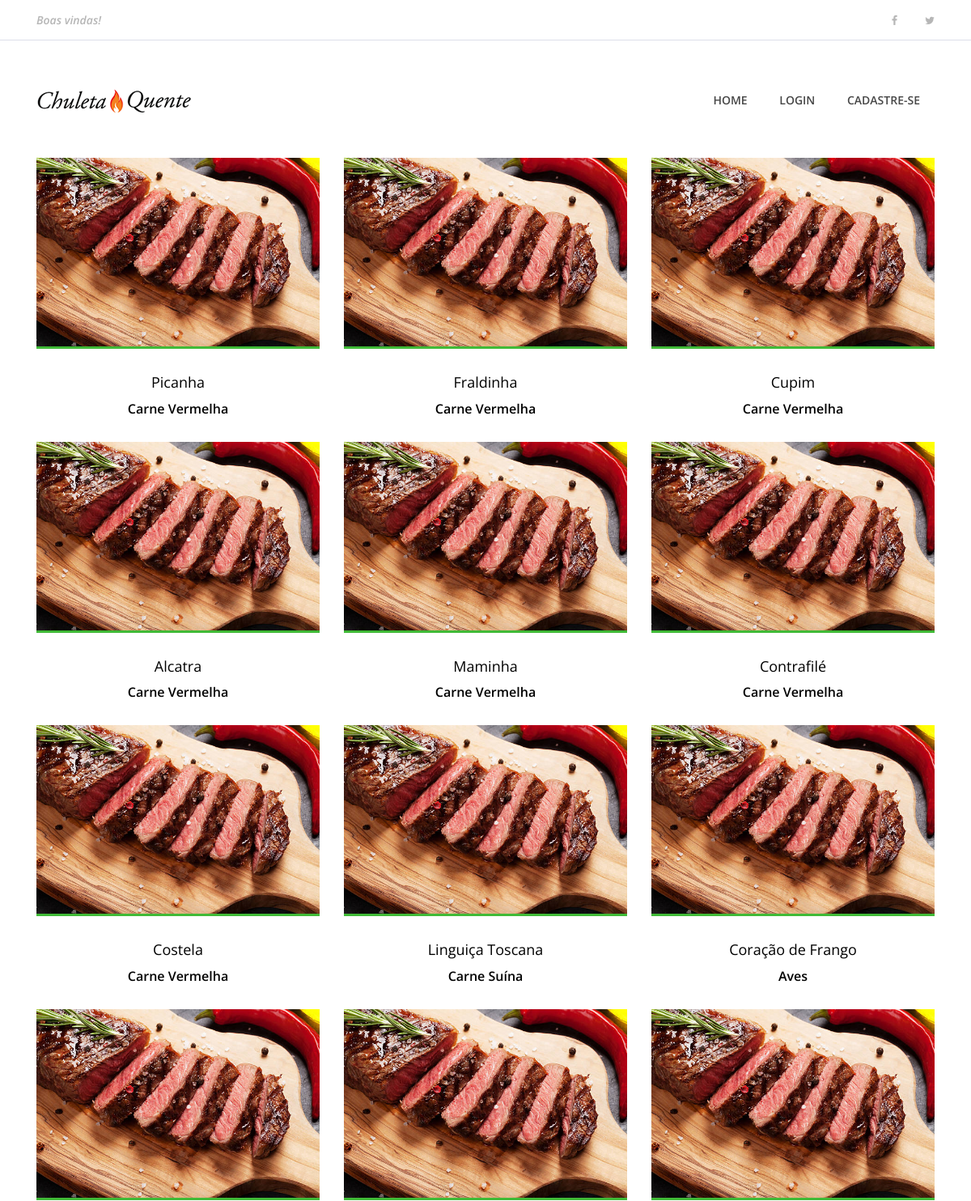
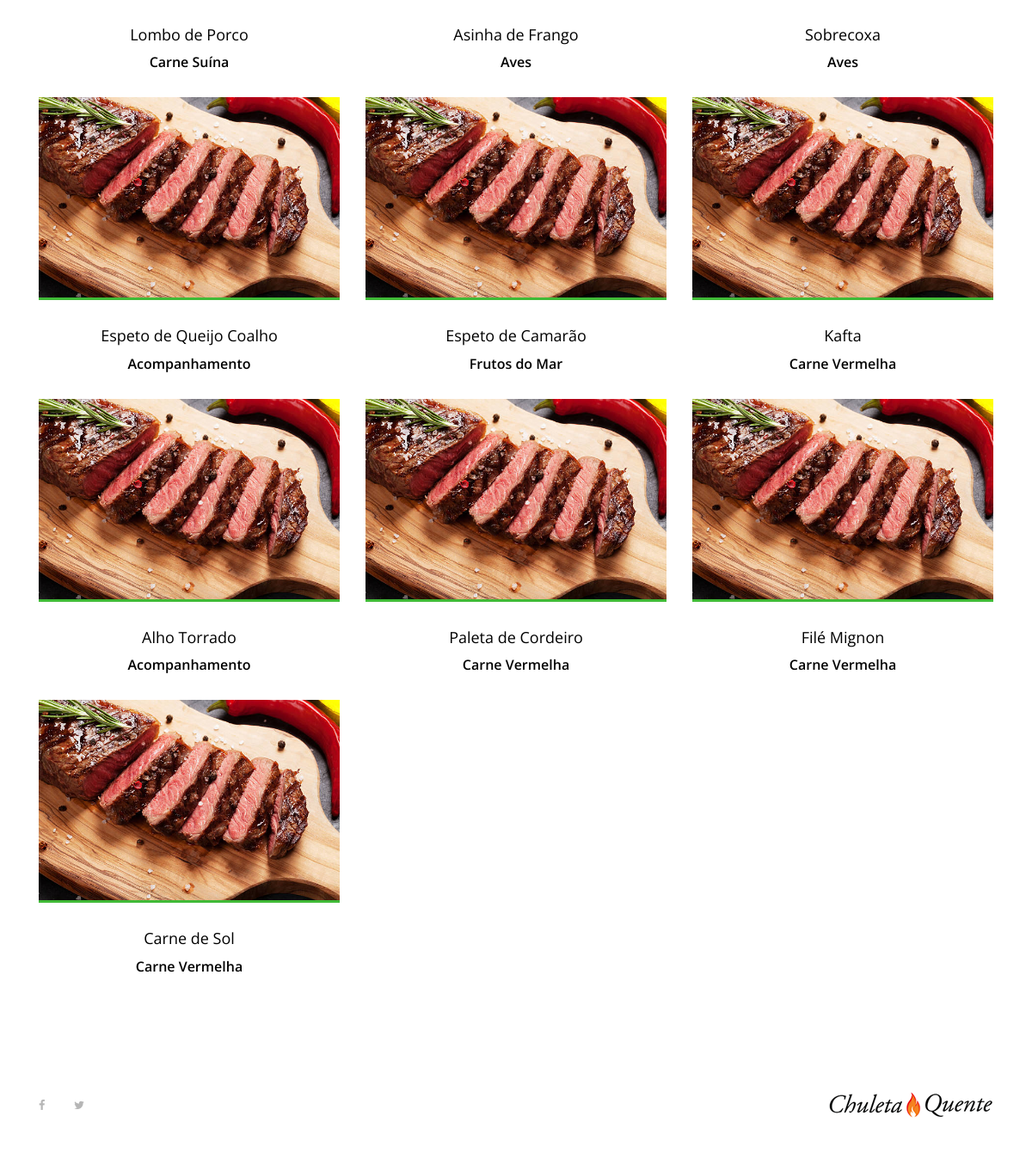
The page / on the database its author committed (2 pictures, top to bottom).
### churras/models.py (models this page shows, shortened)
class Prato(models.Model):
    pessoa = models.ForeignKey(User, on_delete=models.CASCADE)
    nome_prato = models.CharField(max_length=100)
    ingredientes = models.TextField()
    modo_preparo = models.TextField() # Alterado para TextField, ideal para textos longos
    tempo_preparo = models.IntegerField()
    rendimento = models.CharField(max_length=100) # Aumentei o max_length por segurança
    categoria = models.CharField(max_length=100)
    date_prato = models.DateField(default=date.today, blank=True)
    foto_prato = models.ImageField(upload_to='fotos_pratos/%Y/%m/%d/', blank=True)

### churras/views.py (the view)
# urls.py: path('', views.index, name='index'),
def index(request):
    pratos_cadastrados = Prato.objects.all()
    dados = {
        'lista_pratos': pratos_cadastrados
    }
    return render(request, 'index.html', dados)

### churras/templates/index.html (shortened to what this page needs)
{% extends "base.html" %}
{% load static %}
{% block content %}
</head>
<body>
    {% include "partials/menu.html" %}
     <section class="best-receipe-area">
        <div class="container">
            <div class="row">
                {% if lista_pratos %}
                    {% for prato in lista_pratos %}
                    <div class="col-12 col-sm-6 col-lg-4">
                        <div class="single-best-receipe-area mb-30">
                            {% if prato.foto_prato %}
                                <img src="{{ prato.foto_prato.url }}" alt="{{ prato.nome_prato }}">
                            {% else %}
                                <img src="{% static 'img/bg-img/foto_receita.png' %}" alt="Imagem Padrão">
                            {% endif %}
                            <div class="receipe-content">
                                <a href="{% url 'churrasco' prato.id %}">
                                    <h5>{{ prato.nome_prato }}</h5>
                                    <h6>{{ prato.categoria }}</h6>
                                </a>
                            </div>
                        </div>
                    </div>
                    {% endfor %}
                {% else %}
                    <div class="col-12">
                        <p>Nenhum prato encontrado.</p>
                    </div>
                {% endif %}
            </div>
        </div>
    </section>
    {% include "partials/footer.html" %}
{% endblock %}

### churras/templates/base.html (shortened to what this page needs)
{% load static %}
<!DOCTYPE html>
<html lang="pt-br">
<head>
    <link rel="stylesheet" href={% static "site.css" %} >
    {% block content %} {% endblock  %}
</body>
</html>

### churras/templates/partials/menu.html (shortened to what this page needs)
    {% load static %}
    <header class="header-area">
        <div class="top-header-area">
            <div class="container h-100">
                <div class="row h-100 align-items-center justify-content-between">
                    <div class="col-12 col-sm-6">
                        <div class="breaking-news">
                            <div id="breakingNewsTicker" class="ticker">
                                <ul>
                                    <li><a href="">Boas vindas!</a></li>
                                </ul>
                            </div>
                        </div>
                    </div>
                    <div class="col-12 col-sm-6">
                        <div class="top-social-info text-right">
                            <a href=""><i class="fa fa-facebook" aria-hidden="true"></i></a>
                            <a href=""><i class="fa fa-twitter" aria-hidden="true"></i></a>
                        </div>
                    </div>
                </div>
            </div>
        </div>
        <div class="delicious-main-menu">
            <div class="classy-nav-container breakpoint-off">
                <div class="container">
                    <nav class="classy-navbar justify-content-between" id="deliciousNav">
                        <a class="nav-brand" href="/"><img src={% static "img/core-img/logo.png" %} alt=""></a>
                        <div class="classy-menu">
                            <div class="classynav">
                                <ul>
                                    <li><a href="{% url 'index' %}">Home</a></li>
                                    {% if user.is_authenticated %}
                                        {% if request.resolver_match.url_name != 'cadastrar_prato' %}
                                            <li><a href="{% url 'cadastrar_prato' %}">Cadastrar Prato</a></li>
                                        {% endif %}
                                        <li><a href="#">Olá, {{ user.username }}</a></li>
                                        <li>
                                            <form id="logout-form" action="{% url 'logout' %}" method="post" style="display: inline;">
                                                {% csrf_token %}
                                                <a href="#" onclick="document.getElementById('logout-form').submit();">Sair</a>
                                            </form>
                                        </li>
                                    {% else %}
                                        <li><a href="{% url 'login' %}">Login</a></li>
                                        <li><a href="{% url 'cadastro' %}">Cadastre-se</a></li>
                                    {% endif %}
                                </ul>
                            </div>
                        </div>
                    </nav>
                </div>
            </div>
        </div>
    </header>

### churras/templates/partials/footer.html
{% load static %}
  <footer class="footer-area">
    <div class="container h-100">
        <div class="row h-100">
            <div class="col-12 h-100 d-flex flex-wrap align-items-center justify-content-between">
                <div class="footer-social-info text-right">
                    <a href="#"><i class="fa fa-facebook" aria-hidden="true"></i></a>
                    <a href="#"><i class="fa fa-twitter" aria-hidden="true"></i></a>
                </div>
                <div class="footer-logo">
                    <a href="#"><img src={% static "img/core-img/logo.png" %} alt=""></a>
                </div>
            </div>
        </div>
    </div>
</footer>

### static/site.css (style rules this page uses)
* { margin: 0; padding: 0; }
body { font-family: "Open Sans", sans-serif; font-size: 14px; }
h1, h2, h3, h4, h5, h6 { color: #000000; line-height: 1.3; font-weight: 600; }
a, a:hover, a:focus { -webkit-transition-duration: 500ms; transition-duration: 500ms; text-decoration: none; outline: 0 solid transparent; color: #000000; font-weight: 600; font-size: 14px; color: #474747; }
ul, ol { margin: 0; }
ul li, ol li { list-style: none; }
img { height: auto; max-width: 100%; }
.mb-30 { margin-bottom: 30px !important; }
.header-area { position: relative; z-index: 100; width: 100%; }
.header-area .top-header-area { width: 100%; height: 50px; background-color: #ffffff; border-bottom: 1px solid #dddee9; }
.header-area .top-header-area .breaking-news { position: relative; z-index: 1; }
.header-area .top-header-area .breaking-news .ticker { width: 100%; text-align: left; position: relative; overflow: hidden; }
.header-area .top-header-area .breaking-news .ticker ul { width: 100%; position: relative; z-index: 1; }
.header-area .top-header-area .breaking-news .ticker ul li { display: none; width: 100%; }
.header-area .top-header-area .breaking-news .ticker ul li a { font-size: 14px; color: #b6b6b6; font-style: italic; }
.header-area .top-header-area .top-social-info a { display: inline-block; color: #b6b6b6; font-size: 13px; margin-right: 30px; }
.header-area .top-header-area .top-social-info a:last-child { margin-right: 0; }
.header-area .delicious-main-menu { position: relative; width: 100%; z-index: 100; height: 145px; }
.header-area .delicious-main-menu .classy-nav-container { background-color: transparent; }
.header-area .delicious-main-menu .classy-navbar { height: 145px; padding: 0; }
.header-area .delicious-main-menu .classy-navbar .classynav ul li a { font-weight: 600; }
.header-area .delicious-main-menu .classy-navbar .classynav > ul > li > a { text-transform: uppercase; padding: 12px 18px 11px; background-color: transparent; border-bottom: 3px solid transparent; line-height: 1; color: #474747; font-weight: 600; }
.best-receipe-area { position: relative; z-index: 1; padding-bottom: 50px; }
.single-best-receipe-area { position: relative; z-index: 1; }
.single-best-receipe-area img { border-bottom: 3px solid #40ba37; }
.single-best-receipe-area .receipe-content { padding-top: 30px; text-align: center; }
.single-best-receipe-area .receipe-content h5 { font-size: 18px; margin-bottom: 10px; font-weight: 400; -webkit-transition-duration: 500ms; transition-duration: 500ms; }
.footer-area { position: relative; z-index: 1; width: 100%; height: 140px; background-color: #ffffff; }
.footer-area .footer-social-info { padding-right: 15px; }
.footer-area .footer-social-info a { display: inline-block; color: #b6b6b6; font-size: 13px; margin-right: 30px; }
.footer-area .footer-social-info a:last-child { margin-right: 0; }

### rows shown on the page
Prato: foto_prato (picture), nome_prato "Picanha", categoria "Carne Vermelha"
Prato: foto_prato (picture), nome_prato "Fraldinha", categoria "Carne Vermelha"
Prato: foto_prato (picture), nome_prato "Cupim", categoria "Carne Vermelha"
Prato: foto_prato (picture), nome_prato "Alcatra", categoria "Carne Vermelha"
Prato: foto_prato (picture), nome_prato "Maminha", categoria "Carne Vermelha"
Prato: foto_prato (picture), nome_prato "Contrafilé", categoria "Carne Vermelha"
Prato: foto_prato (picture), nome_prato "Costela", categoria "Carne Vermelha"
Prato: foto_prato (picture), nome_prato "Linguiça Toscana", categoria "Carne Suína"
Prato: foto_prato (picture), nome_prato "Coração de Frango", categoria "Aves"
Prato: foto_prato (picture), nome_prato "Lombo de Porco", categoria "Carne Suína"
Prato: foto_prato (picture), nome_prato "Asinha de Frango", categoria "Aves"
Prato: foto_prato (picture), nome_prato "Sobrecoxa", categoria "Aves"
Prato: foto_prato (picture), nome_prato "Espeto de Queijo Coalho", categoria "Acompanhamento"
Prato: foto_prato (picture), nome_prato "Espeto de Camarão", categoria "Frutos do Mar"
Prato: foto_prato (picture), nome_prato "Kafta", categoria "Carne Vermelha"
Prato: foto_prato (picture), nome_prato "Alho Torrado", categoria "Acompanhamento"
Prato: foto_prato (picture), nome_prato "Paleta de Cordeiro", categoria "Carne Vermelha"
Prato: foto_prato (picture), nome_prato "Filé Mignon", categoria "Carne Vermelha"
Prato: foto_prato (picture), nome_prato "Carne de Sol", categoria "Carne Vermelha"
